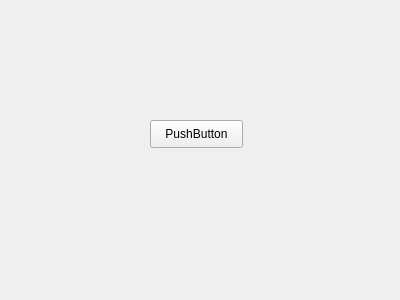
<?xml version="1.0" encoding="UTF-8"?>
<ui version="4.0">
 <class>Form</class>
 <widget class="QWidget" name="Form">
  <property name="geometry">
   <rect>
    <x>0</x>
    <y>0</y>
    <width>400</width>
    <height>300</height>
   </rect>
  </property>
  <property name="windowTitle">
   <string>Form</string>
  </property>
  <widget class="QPushButton" name="pushButton">
   <property name="geometry">
    <rect>
     <x>150</x>
     <y>120</y>
     <width>93</width>
     <height>28</height>
    </rect>
   </property>
   <property name="text">
    <string>PushButton</string>
   </property>
  </widget>
 </widget>
 <resources/>
 <connections/>
</ui>
